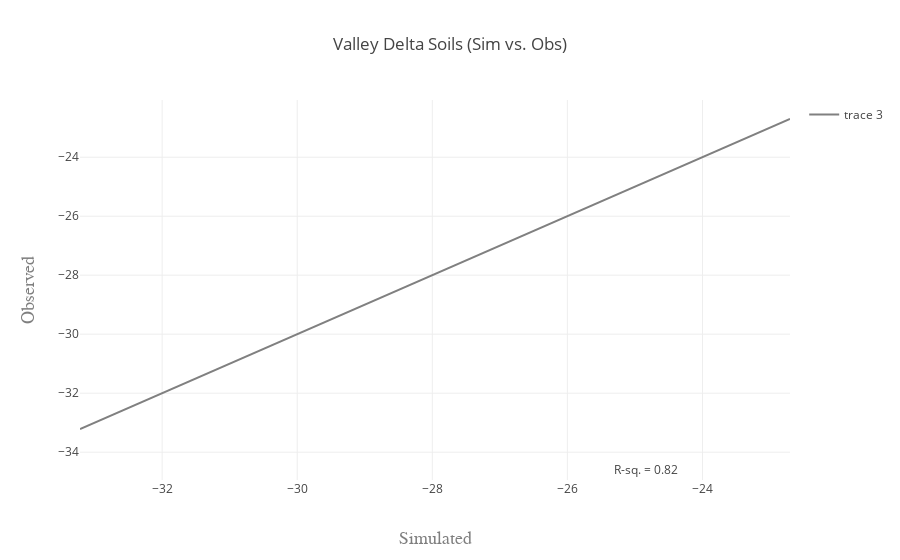

Notebook source saved alongside this figure:
### Code cell
data = []
for folder in range(1, folders + 1):
    df = delta_dat.loc[delta_dat['IDsim'] == ('Sim-' + str(folder))]
    df = df.loc[df['Transect'] == 'V']
    trace = get_scatter(df, test_var, sd, name=('Sim-' + str(folder)))
    data.append(trace)
    
data.append(get_xy_line(delta_dat, test_var, delta=True))

fig = go.Figure(data=data, layout=get_layout(delta_dat, test_var, title='Valley Delta Soils (Sim vs. Obs)'))
iplot(fig)

### Figure 1 — Plotly figure (JSON) as saved in the notebook; plotly's stock layout.template omitted (floating-point values rounded to 4 significant figures)
{"data": [{"error_y": {"array": [], "symmetric": true, "type": "data"}, "mode": "markers+text", "name": "Sim-1", "text": [], "textfont": {"size": 7}, "textposition": "right", "type": "scatter", "x": [], "y": []}, {"error_y": {"array": [], "symmetric": true, "type": "data"}, "mode": "markers+text", "name": "Sim-2", "text": [], "textfont": {"size": 7}, "textposition": "right", "type": "scatter", "x": [], "y": []}, {"error_y": {"array": [], "symmetric": true, "type": "data"}, "mode": "markers+text", "name": "Sim-3", "text": [], "textfont": {"size": 7}, "textposition": "right", "type": "scatter", "x": [], "y": []}, {"marker": {"color": "grey", "opacity": 0.9}, "mode": "lines", "type": "scatter", "x": [-33.22, -22.7], "y": [-33.22, -22.7]}], "layout": {"annotations": [{"showarrow": false, "text": "R-sq. = 0.82", "x": -24.84, "y": -34.59}], "showlegend": true, "title": "Valley Delta Soils (Sim vs. Obs)", "xaxis": {"title": "Simulated", "titlefont": {"color": "#7f7f7f", "family": "Courier New, monospace", "size": 18}}, "yaxis": {"title": "Observed", "titlefont": {"color": "#7f7f7f", "family": "Courier New, monospace", "size": 18}}}}
